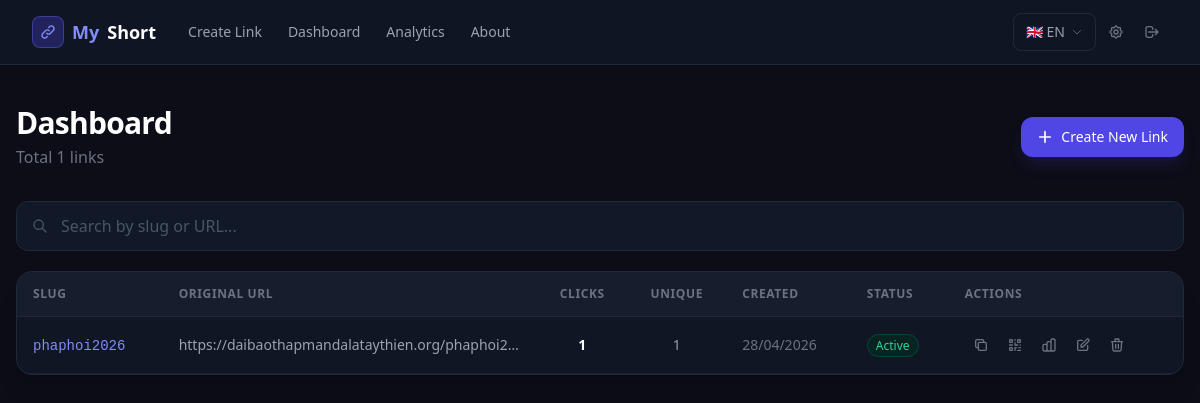
Page /dashboard (signed in) on the earlier database version.
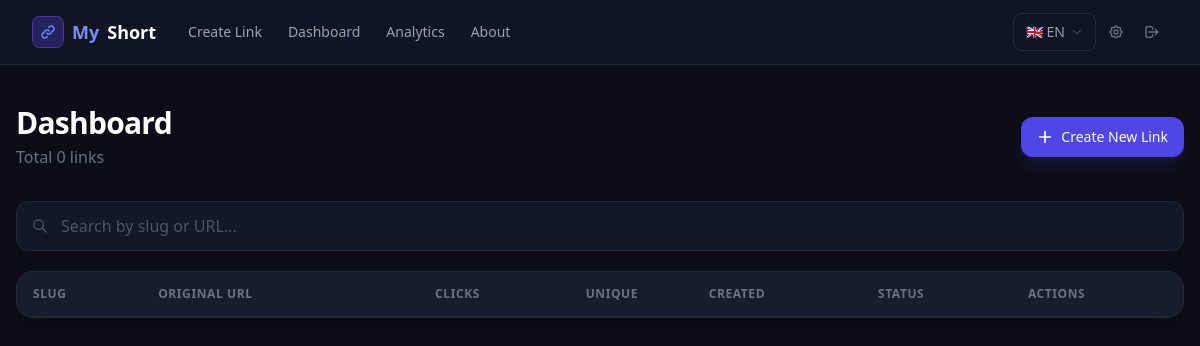
Same page on the later database version.
### tables this page shows
CREATE TABLE links (
            id INTEGER PRIMARY KEY AUTOINCREMENT,
            short_code TEXT UNIQUE NOT NULL,
            original_url TEXT NOT NULL,
            custom_slug TEXT,
            password TEXT,
            og_title TEXT,
            og_description TEXT,
            og_image_url TEXT,
            created_at DATETIME DEFAULT CURRENT_TIMESTAMP,
            expires_at DATETIME,
            click_count INTEGER DEFAULT 0,
            unique_clicks INTEGER DEFAULT 0,
            is_active INTEGER DEFAULT 1,
            created_by_ip TEXT
        );

### index.php (the view, shortened to what this page needs)
<?php
function getLang(): string {
    return $_SESSION['lang'] ?? 'en';
}
function t(string $key, mixed ...$args): string {
    static $cache = null;
    if ($cache === null) $cache = getTranslations();
    $lang = getLang();
    $str  = $cache[$lang][$key] ?? $cache['en'][$key] ?? $key;
    return $args ? vsprintf($str, $args) : $str;
}
function getDB(): PDO {
    static $pdo = null;
    if ($pdo === null) {
        $pdo = new PDO('sqlite:' . DB_PATH);
        $pdo->setAttribute(PDO::ATTR_ERRMODE, PDO::ERRMODE_EXCEPTION);
        $pdo->setAttribute(PDO::ATTR_DEFAULT_FETCH_MODE, PDO::FETCH_ASSOC);
    }
    return $pdo;
}
function h(string $str): string {
    return htmlspecialchars($str, ENT_QUOTES, 'UTF-8');
}
function isLoggedIn(): bool {
    return !empty($_SESSION['admin']);
}
$uri        = parse_url($_SERVER['REQUEST_URI'], PHP_URL_PATH);
$scriptPath = SCRIPT_PATH;
if ($scriptPath !== '' && str_starts_with($uri, $scriptPath)) {
    $uri = substr($uri, strlen($scriptPath));
}
$uri    = '/' . trim($uri, '/');
$method = $_SERVER['REQUEST_METHOD'];
if ($uri === '/login') {
    if ($method === 'POST') handleLoginPost();
    else handleLoginGet();
} elseif ($uri === '/logout') {
    handleLogout();
} elseif ($uri === '/lang') {
    handleLang();
} elseif ($uri === '/' || $uri === '') {
    requireAuth();
    handleHome();
} elseif ($uri === '/create' && $method === 'POST') {
    requireAuth();
    handleCreate();
} elseif ($uri === '/dashboard') {
    handleDashboard();
} elseif ($uri === '/analytics') {
    requireAuth();
    handleAnalytics();
} elseif ($uri === '/settings/revoke-all' && $method === 'POST') {
    requireAuth();
    handleRevokeAll();
} elseif ($uri === '/settings') {
    requireAuth();
    if ($method === 'POST') handleSettingsPost();
    else handleSettingsGet();
} elseif ($uri === '/about') {
    handleAbout();
} elseif (preg_match('#^/stats/([a-zA-Z0-9_-]+)$#', $uri, $m)) {
    requireAuth();
    handleStats($m[1]);
} elseif (preg_match('#^/edit/([a-zA-Z0-9_-]+)$#', $uri, $m)) {
    requireAuth();
    if ($method === 'POST') handleEditPost($m[1]);
    else handleEditGet($m[1]);
} elseif (preg_match('#^/delete/([a-zA-Z0-9_-]+)$#', $uri, $m)) {
    requireAuth();
    handleDelete($m[1]);
} else {
    http_response_code(404);
    echo renderNotFound();
}
exit;
function handleDashboard(): void {
    $db      = getDB();
    $page    = max(1, (int)($_GET['page'] ?? 1));
    $perPage = 20;
    $offset  = ($page - 1) * $perPage;
    $total   = (int)$db->query("SELECT COUNT(*) FROM links")->fetchColumn();
    $stmt    = $db->prepare("SELECT * FROM links ORDER BY created_at DESC LIMIT ? OFFSET ?");
    $stmt->execute([$perPage, $offset]);
    echo renderDashboard($stmt->fetchAll(), $page, $total);
}
function getNavbar(): string {
    $base = BASE_URL;
    $lang = getLang();
    $otherLang  = $lang === 'en' ? 'vi' : 'en';
    $langUrl    = $base . '/lang?set=' . $otherLang;
    $navCreate  = t('nav.create');
    $navDash    = t('nav.dashboard');
    $navAna     = t('nav.analytics');
    $navSet     = t('nav.settings');
    $navAbout   = t('nav.about');
    $navLogout  = t('nav.logout');
    $currentFlag = $lang === 'en' ? '🇬🇧 EN' : '🇻🇳 VI';
    return <<<HTML
<nav class="bg-gray-900/80 backdrop-blur-md border-b border-gray-800 sticky top-0 z-40">
  <div class="max-w-7xl mx-auto px-4 sm:px-6 lg:px-8">
    <div class="flex justify-between items-center h-16">
      <div class="flex items-center gap-5">
        <a href="{$base}/" class="flex items-center gap-2 font-bold text-lg shrink-0">
          <span class="flex items-center justify-center w-8 h-8 rounded-lg bg-indigo-600/30 border border-indigo-500/40">
            <svg class="w-4 h-4 text-indigo-400" fill="none" stroke="currentColor" viewBox="0 0 24 24">
              <path stroke-linecap="round" stroke-linejoin="round" stroke-width="2" d="M13.828 10.172a4 4 0 00-5.656 0l-4 4a4 4 0 105.656 5.656l1.102-1.101m-.758-4.899a4 4 0 005.656 0l4-4a4 4 0 00-5.656-5.656l-1.1 1.1"/>
            </svg>
          </span>
          <span class="text-indigo-400">My</span><span class="text-white">Short</span>
        </a>
        <div class="hidden md:flex items-center gap-0.5">
          <a href="{$base}/" class="px-3 py-2 rounded-lg text-sm font-medium text-gray-400 hover:text-white hover:bg-gray-800 transition-colors">{$navCreate}</a>
          <a href="{$base}/dashboard" class="px-3 py-2 rounded-lg text-sm font-medium text-gray-400 hover:text-white hover:bg-gray-800 transition-colors">{$navDash}</a>
          <a href="{$base}/analytics" class="px-3 py-2 rounded-lg text-sm font-medium text-gray-400 hover:text-white hover:bg-gray-800 transition-colors">{$navAna}</a>
          <a href="{$base}/about" class="px-3 py-2 rounded-lg text-sm font-medium text-gray-400 hover:text-white hover:bg-gray-800 transition-colors">{$navAbout}</a>
        </div>
      </div>
      <div class="flex items-center gap-1">
        <a href="{$langUrl}"
           class="flex items-center gap-1.5 px-3 py-2 rounded-lg text-sm text-gray-400 hover:text-white hover:bg-gray-800 transition-colors border border-gray-700/50">
          {$currentFlag}
          <svg class="w-3 h-3 opacity-50" fill="none" stroke="currentColor" viewBox="0 0 24 24"><path stroke-linecap="round" stroke-linejoin="round" stroke-width="2" d="M19 9l-7 7-7-7"/></svg>
        </a>
        <a href="{$base}/settings" title="{$navSet}" class="p-2 rounded-lg text-gray-500 hover:text-white hover:bg-gray-800 transition-colors">
        </a>
        <a href="{$base}/logout" title="{$navLogout}" class="p-2 rounded-lg text-gray-500 hover:text-white hover:bg-gray-800 transition-colors">
          <svg class="w-4 h-4" fill="none" stroke="currentColor" viewBox="0 0 24 24"><path stroke-linecap="round" stroke-linejoin="round" stroke-width="2" d="M17 16l4-4m0 0l-4-4m4 4H7m6 4v1a3 3 0 01-3 3H6a3 3 0 01-3-3V7a3 3 0 013-3h4a3 3 0 013 3v1"/></svg>
        </a>
      </div>
    </div>
  </div>
</nav>
HTML;
}
function renderLayout(string $title, string $content): string {
    $navbar  = isLoggedIn() ? getNavbar() : '';
    $titleH  = h($title);
    return <<<HTML
<!DOCTYPE html>
<html lang="vi">
<head>
  <title>{$titleH} — MyShort</title>
  <script src="https://cdn.tailwindcss.com"></script>
</head>
<body class="text-gray-100 min-h-screen">
  {$navbar}
  {$content}
</body>
</html>
HTML;
}
function renderDashboard(array $links, int $page, int $total): string {
    $base    = BASE_URL;
    $perPage = 20;
    $totalPages = max(1, (int)ceil($total / $perPage));
    $tTitle    = t('dash.title');
    $tSub      = t('dash.subtitle', number_format($total));
    $tNew      = t('dash.create_new');
    $tSearchPh = t('dash.search.ph');
    $tColSlug  = t('dash.col.slug');
    $tColUrl   = t('dash.col.url');
    $tColClick = t('dash.col.clicks');
    $tColUniq  = t('dash.col.unique');
    $tColDate  = t('dash.col.created');
    $tColStat  = t('dash.col.status');
    $tColAct   = t('dash.col.actions');
    $tEmpty    = t('dash.empty');
    $tQrDl     = t('dash.qr.download');
    $tQrClose  = t('dash.qr.close');
    $tQrTitle  = t('dash.qr.title');
    $tDelConf  = h(t('dash.delete.confirm'));
    $rows = '';
    foreach ($links as $link) {
        $isExpired = $link['expires_at'] && strtotime($link['expires_at']) < time();
        $isOn      = $link['is_active'] && !$isExpired;
        $badgeTxt  = $isOn ? t('dash.status.active') : ($isExpired ? t('dash.status.expired') : t('dash.status.off'));
        $badgeCls  = $isOn ? 'bg-emerald-950/60 text-emerald-400 border-emerald-800/60' : 'bg-red-950/60 text-red-400 border-red-800/60';
        $badge     = '<span class="px-2 py-0.5 rounded-full text-xs border font-medium ' . $badgeCls . '">' . h($badgeTxt) . '</span>';
        $shortUrl  = BASE_URL . '/' . h($link['short_code']);
        $truncUrl  = mb_strimwidth($link['original_url'], 0, 55, '…');
        $search    = h(strtolower($link['short_code'] . ' ' . $link['original_url']));
        $rows .= '<tr class="border-b border-gray-800/70 hover:bg-gray-800/30 transition-colors" data-search="' . $search . '">';
        $rows .= '<td class="px-4 py-3 whitespace-nowrap"><a href="' . $shortUrl . '" target="_blank" class="text-indigo-400 hover:text-indigo-300 font-mono text-sm font-medium">' . h($link['short_code']) . '</a></td>';
        $rows .= '<td class="px-4 py-3 text-gray-400 text-sm max-w-xs" title="' . h($link['original_url']) . '"><span class="truncate block">' . h($truncUrl) . '</span></td>';
        $rows .= '<td class="px-4 py-3 text-center text-white font-semibold tabular-nums">' . number_format($link['click_count']) . '</td>';
        $rows .= '<td class="px-4 py-3 text-center text-gray-400 tabular-nums">' . number_format($link['unique_clicks']) . '</td>';
        $rows .= '<td class="px-4 py-3 text-gray-500 text-sm whitespace-nowrap">' . date('d/m/Y', strtotime($link['created_at'])) . '</td>';
        $rows .= '<td class="px-4 py-3">' . $badge . '</td>';
        $rows .= '<td class="px-4 py-3 whitespace-nowrap">
          <div class="flex items-center gap-0.5">
            <button onclick="copyText(\'' . $shortUrl . '\')" title="Copy" class="p-2 rounded-lg hover:bg-gray-700 text-gray-500 hover:text-white transition-colors">
              <svg class="w-4 h-4" fill="none" stroke="currentColor" viewBox="0 0 24 24"><path stroke-linecap="round" stroke-linejoin="round" stroke-width="2" d="M8 16H6a2 2 0 01-2-2V6a2 2 0 012-2h8a2 2 0 012 2v2m-6 12h8a2 2 0 002-2v-8a2 2 0 00-2-2h-8a2 2 0 00-2 2v8a2 2 0 002 2z"/></svg>
            </button>
            <button onclick="showQR(\'' . $shortUrl . '\',\'' . h($link['short_code']) . '\')" title="QR" class="p-2 rounded-lg hover:bg-gray-700 text-gray-500 hover:text-white transition-colors">
            </button>
            <a href="' . $base . '/stats/' . h($link['short_code']) . '" class="p-2 rounded-lg hover:bg-gray-700 text-gray-500 hover:text-white transition-colors">
            </a>
            <a href="' . $base . '/edit/' . h($link['short_code']) . '" class="p-2 rounded-lg hover:bg-gray-700 text-gray-500 hover:text-white transition-colors">
              <svg class="w-4 h-4" fill="none" stroke="currentColor" viewBox="0 0 24 24"><path stroke-linecap="round" stroke-linejoin="round" stroke-width="2" d="M11 5H6a2 2 0 00-2 2v11a2 2 0 002 2h11a2 2 0 002-2v-5m-1.414-9.414a2 2 0 112.828 2.828L11.828 15H9v-2.828l8.586-8.586z"/></svg>
            </a>
            <a href="' . $base . '/delete/' . h($link['short_code']) . '" onclick="return confirm(\'' . $tDelConf . '\')" class="p-2 rounded-lg hover:bg-red-900/40 text-gray-500 hover:text-red-400 transition-colors">
              <svg class="w-4 h-4" fill="none" stroke="currentColor" viewBox="0 0 24 24"><path stroke-linecap="round" stroke-linejoin="round" stroke-width="2" d="M19 7l-.867 12.142A2 2 0 0116.138 21H7.862a2 2 0 01-1.995-1.858L5 7m5 4v6m4-6v6m1-10V4a1 1 0 00-1-1h-4a1 1 0 00-1 1v3M4 7h16"/></svg>
            </a>
          </div>
        </td>';
        $rows .= '</tr>';
    }
    $pag = '';
    $content = <<<HTML
<div class="max-w-7xl mx-auto px-4 py-10">
  <div class="flex flex-wrap items-center justify-between gap-4 mb-8">
    <div>
      <h1 class="text-3xl font-bold text-white tracking-tight">{$tTitle}</h1>
      <p class="text-gray-500 mt-1">{$tSub}</p>
    </div>
    <a href="{$base}/" class="inline-flex items-center gap-2 px-4 py-2.5 bg-indigo-600 hover:bg-indigo-500 text-white rounded-xl text-sm font-medium transition-colors shadow-lg shadow-indigo-900/30">
      <svg class="w-4 h-4" fill="none" stroke="currentColor" viewBox="0 0 24 24"><path stroke-linecap="round" stroke-linejoin="round" stroke-width="2.5" d="M12 4v16m8-8H4"/></svg>
      {$tNew}
    </a>
  </div>
  <div class="relative mb-5">
    <input type="text" id="searchInput" placeholder="{$tSearchPh}"
           class="w-full pl-11 pr-4 py-3 bg-gray-900 border border-gray-800 rounded-xl text-white placeholder-gray-600 focus:outline-none focus:ring-2 focus:ring-indigo-500/60 focus:border-indigo-500 transition">
  </div>
  <div class="bg-gray-900/80 border border-gray-800 rounded-2xl overflow-hidden shadow-xl">
    <div class="overflow-x-auto">
      <table class="w-full text-sm">
        <thead>
          <tr class="border-b border-gray-800 bg-gray-800/40">
            <th class="px-4 py-3.5 text-left text-xs font-semibold text-gray-500 uppercase tracking-wider">{$tColSlug}</th>
            <th class="px-4 py-3.5 text-left text-xs font-semibold text-gray-500 uppercase tracking-wider">{$tColUrl}</th>
            <th class="px-4 py-3.5 text-center text-xs font-semibold text-gray-500 uppercase tracking-wider">{$tColClick}</th>
            <th class="px-4 py-3.5 text-center text-xs font-semibold text-gray-500 uppercase tracking-wider">{$tColUniq}</th>
            <th class="px-4 py-3.5 text-left text-xs font-semibold text-gray-500 uppercase tracking-wider">{$tColDate}</th>
            <th class="px-4 py-3.5 text-left text-xs font-semibold text-gray-500 uppercase tracking-wider">{$tColStat}</th>
            <th class="px-4 py-3.5 text-left text-xs font-semibold text-gray-500 uppercase tracking-wider">{$tColAct}</th>
          </tr>
        </thead>
        <tbody id="tableBody">{$rows}</tbody>
      </table>
    </div>
      <p class="text-gray-600">{$tEmpty}</p>
  </div>
  {$pag}
</div>
    <h3 class="text-white font-semibold mb-1">{$tQrTitle}</h3>
      <button id="modalDlBtn" class="flex-1 py-2.5 bg-indigo-600 hover:bg-indigo-500 rounded-xl text-sm font-medium transition-colors">{$tQrDl}</button>
      <button onclick="closeQR()" class="flex-1 py-2.5 bg-gray-800 hover:bg-gray-700 border border-gray-700 rounded-xl text-sm transition-colors">{$tQrClose}</button>
HTML;
    return renderLayout($tTitle, $content);
}

### index.php (style rules this page uses)
body { background:#0d0d18 }

Differences in the rows shown:
removed links: short_code "phaphoi2026", original_url "https://daibaothapmandalataythien.org/phaphoi2…", click_count "1", unique_clicks "1", created_at "28/04/2026", badgeTxt "Active"
Other differences:
$tSub: "Total 1 links" → "Total 0 links"
